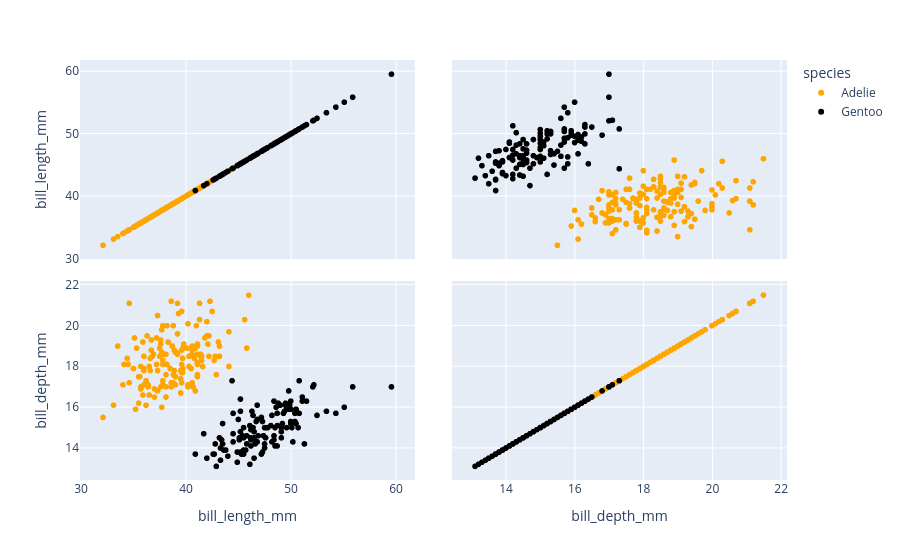

This figure's notebook cell:
### Code cell
%pip install plotly --quiet
import plotly.express as px
import plotly.io as pio
pio.renderers.default = "vscode"

# Dimensions for interactive plot
dims = ['bill_length_mm', 'bill_depth_mm']
colors = ['orange','black','lightseagreen']

fig = px.scatter_matrix(
                        data, 
                        dimensions=dims,
                        color="species",
                        color_discrete_sequence = colors
                        )

fig.show()

### Figure 1 — Plotly figure (JSON) as saved in the notebook; plotly's stock layout.template omitted (floating-point values rounded to 4 significant figures; data arrays with more than 128 entries replaced by an {"elided": "..."} marker saying what was removed)
{"data": [{"dimensions": [{"axis": {"matches": true}, "label": "bill_length_mm", "values": {"elided": "152 float values"}}, {"axis": {"matches": true}, "label": "bill_depth_mm", "values": {"elided": "152 float values"}}], "hovertemplate": "species=Adelie<br>%{xaxis.title.text}=%{x}<br>%{yaxis.title.text}=%{y}<extra></extra>", "legendgroup": "Adelie", "marker": {"color": "orange", "symbol": "circle"}, "name": "Adelie", "showlegend": true, "type": "splom"}, {"dimensions": [{"axis": {"matches": true}, "label": "bill_length_mm", "values": [46.1, 50.0, 48.7, 50.0, 47.6, 46.5, 45.4, 46.7, 43.3, 46.8, 40.9, 49.0, 45.5, 48.4, 45.8, 49.3, 42.0, 49.2, 46.2, 48.7, 50.2, 45.1, 46.5, 46.3, 42.9, 46.1, 44.5, 47.8, 48.2, 50.0, 47.3, 42.8, 45.1, 59.6, 49.1, 48.4, 42.6, 44.4, 44.0, 48.7, 42.7, 49.6, 45.3, 49.6, 50.5, 43.6, 45.5, 50.5, 44.9, 45.2, 46.6, 48.5, 45.1, 50.1, 46.5, 45.0, 43.8, 45.5, 43.2, 50.4, 45.3, 46.2, 45.7, 54.3, 45.8, 49.8, 46.2, 49.5, 43.5, 50.7, 47.7, 46.4, 48.2, 46.5, 46.4, 48.6, 47.5, 51.1, 45.2, 45.2, 49.1, 52.5, 47.4, 50.0, 44.9, 50.8, 43.4, 51.3, 47.5, 52.1, 47.5, 52.2, 45.5, 49.5, 44.5, 50.8, 49.4, 46.9, 48.4, 51.1, 48.5, 55.9, 47.2, 49.1, 47.3, 46.8, 41.7, 53.4, 43.3, 48.1, 50.5, 49.8, 43.5, 51.5, 46.2, 55.1, 44.5, 48.8, 47.2, NaN, 46.8, 50.4, 45.2, 49.9]}, {"axis": {"matches": true}, "label": "bill_depth_mm", "values": [13.2, 16.3, 14.1, 15.2, 14.5, 13.5, 14.6, 15.3, 13.4, 15.4, 13.7, 16.1, 13.7, 14.6, 14.6, 15.7, 13.5, 15.2, 14.5, 15.1, 14.3, 14.5, 14.5, 15.8, 13.1, 15.1, 14.3, 15.0, 14.3, 15.3, 15.3, 14.2, 14.5, 17.0, 14.8, 16.3, 13.7, 17.3, 13.6, 15.7, 13.7, 16.0, 13.7, 15.0, 15.9, 13.9, 13.9, 15.9, 13.3, 15.8, 14.2, 14.1, 14.4, 15.0, 14.4, 15.4, 13.9, 15.0, 14.5, 15.3, 13.8, 14.9, 13.9, 15.7, 14.2, 16.8, 14.4, 16.2, 14.2, 15.0, 15.0, 15.6, 15.6, 14.8, 15.0, 16.0, 14.2, 16.3, 13.8, 16.4, 14.5, 15.6, 14.6, 15.9, 13.8, 17.3, 14.4, 14.2, 14.0, 17.0, 15.0, 17.1, 14.5, 16.1, 14.7, 15.7, 15.8, 14.6, 14.4, 16.5, 15.0, 17.0, 15.5, 15.0, 13.8, 16.1, 14.7, 15.8, 14.0, 15.1, 15.2, 15.9, 15.2, 16.3, 14.1, 16.0, 15.7, 16.2, 13.7, NaN, 14.3, 15.7, 14.8, 16.1]}], "hovertemplate": "species=Gentoo<br>%{xaxis.title.text}=%{x}<br>%{yaxis.title.text}=%{y}<extra></extra>", "legendgroup": "Gentoo", "marker": {"color": "black", "symbol": "circle"}, "name": "Gentoo", "showlegend": true, "type": "splom"}], "layout": {"dragmode": "select", "legend": {"title": {"text": "species"}, "tracegroupgap": 0}, "margin": {"t": 60}}}
